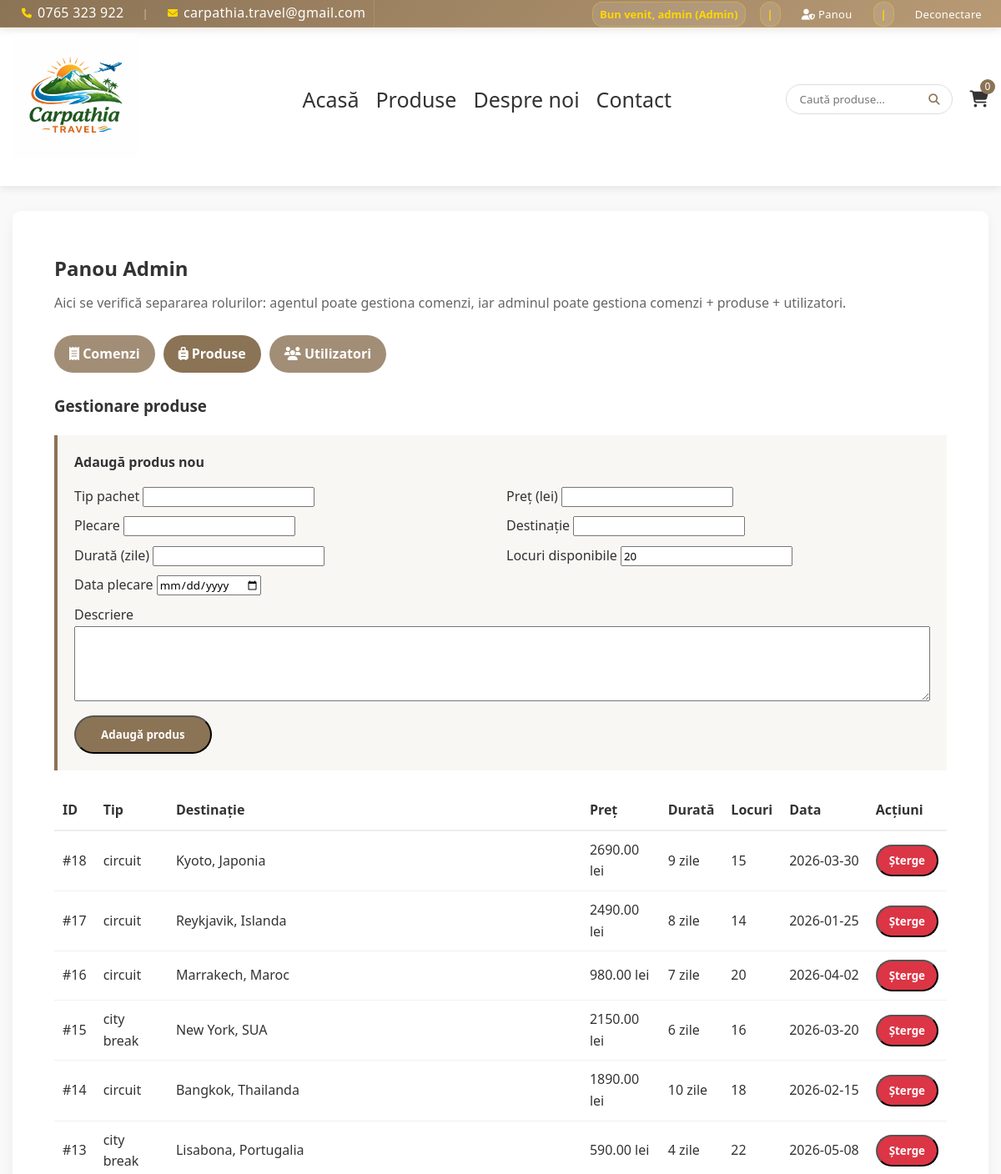
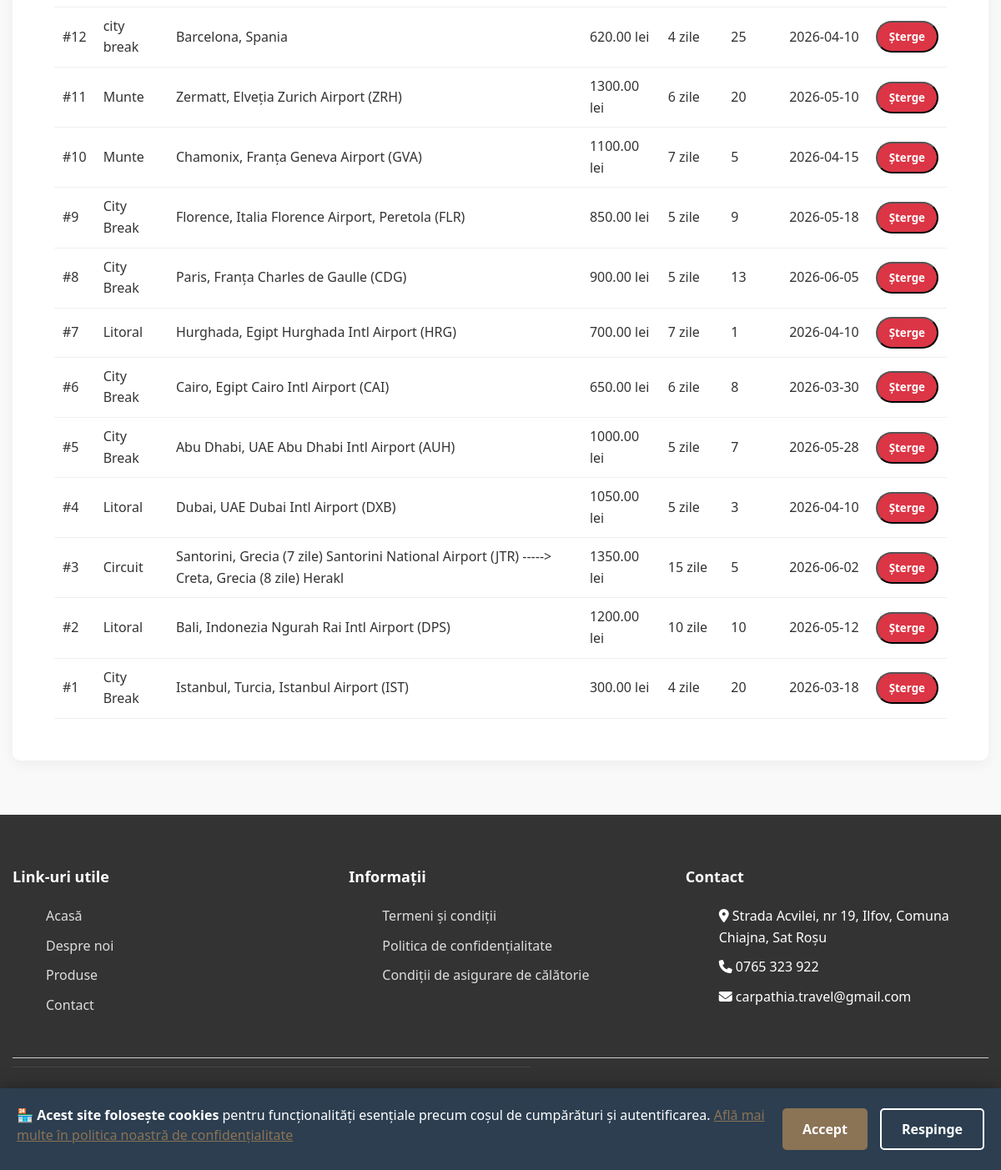
The app's page /admin_panel.php?tab=products (signed in) with its own data (2 pictures, top to bottom).
### tables this page shows
CREATE TABLE `produse` (
  `id` int(11) NOT NULL,
  `tip_pachet` varchar(255) NOT NULL,
  `plecare` varchar(100) NOT NULL,
  `destinatie` varchar(100) NOT NULL,
  `descriere` text NOT NULL,
  `pret` decimal(10,2) NOT NULL,
  `durata` int(11) NOT NULL COMMENT 'Durata in zile',
  `locuri_disponibile` int(11) NOT NULL DEFAULT 20,
  `data_plecare` date DEFAULT NULL
);

### functions.php (called while the page is built, shortened)
<?php
function esc($v): string {
    return htmlspecialchars((string)($v ?? ''), ENT_QUOTES, 'UTF-8');
}
function currentUserRole(): string {
    return (string)($_SESSION['user_role'] ?? 'client');
}
function hasRole($roles): bool {
    $role = currentUserRole();
    if (is_string($roles)) {
        return $role === $roles;
    }
    if (is_array($roles)) {
        return in_array($role, $roles, true);
    }
    return false;
}
?>

### admin_panel.php (the view, shortened to what this page needs)
<?php
require 'functions.php';
$csrf_token = csrfEnsureToken();
$role = currentUserRole();
$tab = $_GET['tab'] ?? 'orders';
?>
<?php require 'header.php'; ?>
<main>
    <div class="container" style="margin-top:30px;">
        <div class="content-section">
            <h2 style="margin-bottom:10px;">Panou <?php echo esc(ucfirst($role)); ?></h2>
            <p style="color:#666; margin-bottom:25px;">
                Aici se verifică separarea rolurilor: agentul poate gestiona comenzi, iar adminul poate gestiona comenzi + produse + utilizatori.
            </p>
            <div style="display:flex; gap:10px; flex-wrap:wrap; margin-bottom:25px;">
                <a class="btn" href="admin_panel.php?tab=orders" style="padding:10px 18px; <?php echo $tab==='orders'?'opacity:1':'opacity:0.8'; ?>">
                    <i class="fas fa-receipt"></i> Comenzi
                </a>
                <?php if (hasRole('admin')): ?>
                    <a class="btn" href="admin_panel.php?tab=products" style="padding:10px 18px; <?php echo $tab==='products'?'opacity:1':'opacity:0.8'; ?>">
                        <i class="fas fa-suitcase-rolling"></i> Produse
                    </a>
                    <a class="btn" href="admin_panel.php?tab=users" style="padding:10px 18px; <?php echo $tab==='users'?'opacity:1':'opacity:0.8'; ?>">
                        <i class="fas fa-users"></i> Utilizatori
                    </a>
                <?php endif; ?>
            </div>
            <?php if ($tab === 'orders'): ?>
                <?php
                $orders = $conn->query(
                    "SELECT c.id, c.data_comanda, c.total, c.status, u.nume, u.email\n".
                    "FROM comenzi c\n".
                    "JOIN utilizatori u ON u.id = c.id_utilizator\n".
                    "ORDER BY c.data_comanda DESC, c.id DESC"
                );
                ?>
                <h3 style="margin-bottom:15px;">Gestionare comenzi</h3>
                <div style="overflow:auto;">
                    <table style="width:100%; border-collapse:collapse;">
                        <thead>
                            <tr style="text-align:left; border-bottom:2px solid #eee;">
                                <th style="padding:10px;">ID</th>
                                <th style="padding:10px;">Client</th>
                                <th style="padding:10px;">Email</th>
                                <th style="padding:10px;">Data</th>
                                <th style="padding:10px;">Total</th>
                                <th style="padding:10px;">Status</th>
                                <th style="padding:10px;">Acțiuni</th>
                            </tr>
                        </thead>
                        <tbody>
                        <?php if ($orders && $orders->num_rows): ?>
                            <?php while ($o = $orders->fetch_assoc()): ?>
                                <tr style="border-bottom:1px solid #f0f0f0;">
                                    <td style="padding:10px;">#<?php echo (int)$o['id']; ?></td>
                                    <td style="padding:10px;"><?php echo esc($o['nume']); ?></td>
                                    <td style="padding:10px;"><?php echo esc($o['email']); ?></td>
                                    <td style="padding:10px; white-space:nowrap;"><?php echo esc($o['data_comanda']); ?></td>
                                    <td style="padding:10px; white-space:nowrap;"><?php echo number_format((float)$o['total'], 2, '.', ''); ?> lei</td>
                                    <td style="padding:10px;"><?php echo esc(badgeStatus((string)$o['status'])); ?></td>
                                    <td style="padding:10px;">
                                        <form method="POST" action="admin_actions.php" style="display:flex; gap:8px; align-items:center; flex-wrap:wrap;">
                                            <input type="hidden" name="csrf_token" value="<?php echo esc($csrf_token); ?>">
                                            <input type="hidden" name="action" value="update_order_status">
                                            <input type="hidden" name="id_comanda" value="<?php echo (int)$o['id']; ?>">
                                            <select name="status" required>
                                                <option value="in_asteptare" <?php echo ($o['status']==='in_asteptare')?'selected':''; ?>>În așteptare</option>
                                                <option value="confirmata" <?php echo ($o['status']==='confirmata')?'selected':''; ?>>Confirmată</option>
                                                <option value="anulata" <?php echo ($o['status']==='anulata')?'selected':''; ?>>Anulată</option>
                                            </select>
                                            <button class="btn" type="submit" style="padding:8px 14px;">Salvează</button>
                                        </form>
                                    </td>
                                </tr>
                            <?php endwhile; ?>
                        <?php else: ?>
                            <tr><td colspan="7" style="padding:15px; color:#666;">Nu există comenzi.</td></tr>
                        <?php endif; ?>
                        </tbody>
                    </table>
                </div>
            <?php elseif ($tab === 'products' && hasRole('admin')): ?>
                <?php
                $products = $conn->query("SELECT id, tip_pachet, plecare, destinatie, pret, durata, locuri_disponibile, data_plecare FROM produse ORDER BY id DESC");
                ?>
                <h3 style="margin-bottom:15px;">Gestionare produse</h3>
                <div class="highlight" style="margin-bottom:25px;">
                    <strong>Adaugă produs nou</strong>
                    <form method="POST" action="admin_actions.php" style="margin-top:15px; display:grid; gap:10px; grid-template-columns: 1fr 1fr;">
                        <div>
                            <label>Tip pachet</label>
                            <input name="tip_pachet" required>
                        </div>
                        <div>
                            <label>Preț (lei)</label>
                            <input name="pret" type="number" step="0.01" min="0" required>
                        </div>
                        <div>
                            <label>Plecare</label>
                            <input name="plecare" required>
                        </div>
                        <div>
                            <label>Destinație</label>
                            <input name="destinatie" required>
                        </div>
                        <div>
                            <label>Durată (zile)</label>
                            <input name="durata" type="number" min="1" required>
                        </div>
                        <div>
                            <label>Locuri disponibile</label>
                            <input name="locuri_disponibile" type="number" min="0" required value="20">
                        </div>
                        <div>
                            <label>Data plecare</label>
                            <input name="data_plecare" type="date">
                        </div>
                        <div style="grid-column:1 / -1;">
                            <label>Descriere</label>
                            <textarea name="descriere" required style="width:100%; height:90px;"></textarea>
                        </div>
                        <div style="grid-column:1 / -1;">
                            <button class="btn" type="submit">Adaugă produs</button>
                        </div>
                    </form>
                </div>
                <div style="overflow:auto;">
                    <table style="width:100%; border-collapse:collapse;">
                        <thead>
                            <tr style="text-align:left; border-bottom:2px solid #eee;">
                                <th style="padding:10px;">ID</th>
                                <th style="padding:10px;">Tip</th>
                                <th style="padding:10px;">Destinație</th>
                                <th style="padding:10px;">Preț</th>
                                <th style="padding:10px;">Durată</th>
                                <th style="padding:10px;">Locuri</th>
                                <th style="padding:10px;">Data</th>
                                <th style="padding:10px;">Acțiuni</th>
                            </tr>
                        </thead>
                        <tbody>
                        <?php if ($products && $products->num_rows): ?>
                            <?php while ($p = $products->fetch_assoc()): ?>
                                <tr style="border-bottom:1px solid #f0f0f0;">
                                    <td style="padding:10px;">#<?php echo (int)$p['id']; ?></td>
                                    <td style="padding:10px;"><?php echo esc($p['tip_pachet']); ?></td>
                                    <td style="padding:10px;"><?php echo esc($p['destinatie']); ?></td>
                                    <td style="padding:10px;"><?php echo number_format((float)$p['pret'], 2, '.', ''); ?> lei</td>
                                    <td style="padding:10px;"><?php echo (int)$p['durata']; ?> zile</td>
                                    <td style="padding:10px;"><?php echo (int)$p['locuri_disponibile']; ?></td>
                                    <td style="padding:10px; white-space:nowrap;"><?php echo esc($p['data_plecare']); ?></td>
                                    <td style="padding:10px;">
                                        <form method="POST" action="admin_actions.php" onsubmit="return confirm('Sigur ștergi produsul?');">
                                            <button class="btn" type="submit" style="padding:8px 14px; background:#dc3545;">Șterge</button>
                                        </form>
                                    </td>
                                </tr>
                            <?php endwhile; ?>
                        <?php else: ?>
                            <tr><td colspan="8" style="padding:15px; color:#666;">Nu există produse.</td></tr>
                        <?php endif; ?>
                        </tbody>
                    </table>
                </div>
            <?php else: ?>
                <p style="color:#666;">Tab indisponibil pentru rolul tău.</p>
            <?php endif; ?>
        </div>
    </div>
</main>
<?php require 'footer.php'; ?>

### style.css (style rules this page uses)
* { margin: 0; box-sizing: border-box; font-family: 'Segoe UI', Tahoma, Geneva, Verdana, sans-serif; }
body { background-color: #f9f9f9; color: #333; line-height: 1.6; height: 100%; margin: 0; display: flex; flex-direction: column; }
html, body { height: 100%; margin: 0; }
main { flex: 1; }
.container { width: 100%; max-width: 1200px; margin: 0 auto; padding: 0 15px; padding-bottom: 25px; }
.btn { display: inline-block; background-color: #8B7355; color: white; padding: 12px 30px; border-radius: 30px; text-decoration: none; font-weight: bold; transition: background-color 0.3s; }
.content-section { background: white; padding: 50px; border-radius: 10px; box-shadow: 0 5px 15px rgba(0,0,0,0.05); margin-bottom: 40px; }
.highlight { background: #f9f7f4; padding: 20px; border-left: 4px solid #8B7355; margin: 20px 0; }

### records on screen
produse: id "18", tip_pachet "circuit", destinatie "Kyoto, Japonia", pret "2690.00", durata "9", locuri_disponibile "15", data_plecare "2026-03-30"
produse: id "17", tip_pachet "circuit", destinatie "Reykjavik, Islanda", pret "2490.00", durata "8", locuri_disponibile "14", data_plecare "2026-01-25"
produse: id "16", tip_pachet "circuit", destinatie "Marrakech, Maroc", pret "980.00", durata "7", locuri_disponibile "20", data_plecare "2026-04-02"
produse: id "15", tip_pachet "city break", destinatie "New York, SUA", pret "2150.00", durata "6", locuri_disponibile "16", data_plecare "2026-03-20"
produse: id "14", tip_pachet "circuit", destinatie "Bangkok, Thailanda", pret "1890.00", durata "10", locuri_disponibile "18", data_plecare "2026-02-15"
produse: id "13", tip_pachet "city break", destinatie "Lisabona, Portugalia", pret "590.00", durata "4", locuri_disponibile "22", data_plecare "2026-05-08"
produse: id "12", tip_pachet "city break", destinatie "Barcelona, Spania", pret "620.00", durata "4", locuri_disponibile "25", data_plecare "2026-04-10"
produse: id "11", tip_pachet "Munte", destinatie "Zermatt, Elveția Zurich Airport (ZRH)", pret "1300.00", durata "6", locuri_disponibile "20", data_plecare "2026-05-10"
produse: id "10", tip_pachet "Munte", destinatie "Chamonix, Franța Geneva Airport (GVA)", pret "1100.00", durata "7", locuri_disponibile "5", data_plecare "2026-04-15"
produse: id "9", tip_pachet "City Break", destinatie "Florence, Italia Florence Airport, Peretola (FLR)", pret "850.00", durata "5", locuri_disponibile "9", data_plecare "2026-05-18"
produse: id "8", tip_pachet "City Break", destinatie "Paris, Franța Charles de Gaulle (CDG)", pret "900.00", durata "5", locuri_disponibile "13", data_plecare "2026-06-05"
produse: id "7", tip_pachet "Litoral", destinatie "Hurghada, Egipt Hurghada Intl Airport (HRG)", pret "700.00", durata "7", locuri_disponibile "1", data_plecare "2026-04-10"
produse: id "6", tip_pachet "City Break", destinatie "Cairo, Egipt Cairo Intl Airport (CAI)", pret "650.00", durata "6", locuri_disponibile "8", data_plecare "2026-03-30"
produse: id "5", tip_pachet "City Break", destinatie "Abu Dhabi, UAE Abu Dhabi Intl Airport (AUH)", pret "1000.00", durata "5", locuri_disponibile "7", data_plecare "2026-05-28"
produse: id "4", tip_pachet "Litoral", destinatie "Dubai, UAE Dubai Intl Airport (DXB)", pret "1050.00", durata "5", locuri_disponibile "3", data_plecare "2026-04-10"
produse: id "3", tip_pachet "Circuit", destinatie "Santorini, Grecia (7 zile) Santorini National Airport (JTR) -----> Creta, Grecia (8 zile) Herakl", pret "1350.00", durata "15", locuri_disponibile "5", data_plecare "2026-06-02"
produse: id "2", tip_pachet "Litoral", destinatie "Bali, Indonezia Ngurah Rai Intl Airport (DPS)", pret "1200.00", durata "10", locuri_disponibile "10", data_plecare "2026-05-12"
produse: id "1", tip_pachet "City Break", destinatie "Istanbul, Turcia, Istanbul Airport (IST)", pret "300.00", durata "4", locuri_disponibile "20", data_plecare "2026-03-18"

### other values on screen
$_SESSION['user'] "admin"
$userRoleLabel "Admin"
getCartCount() "0"
$role "Admin"
